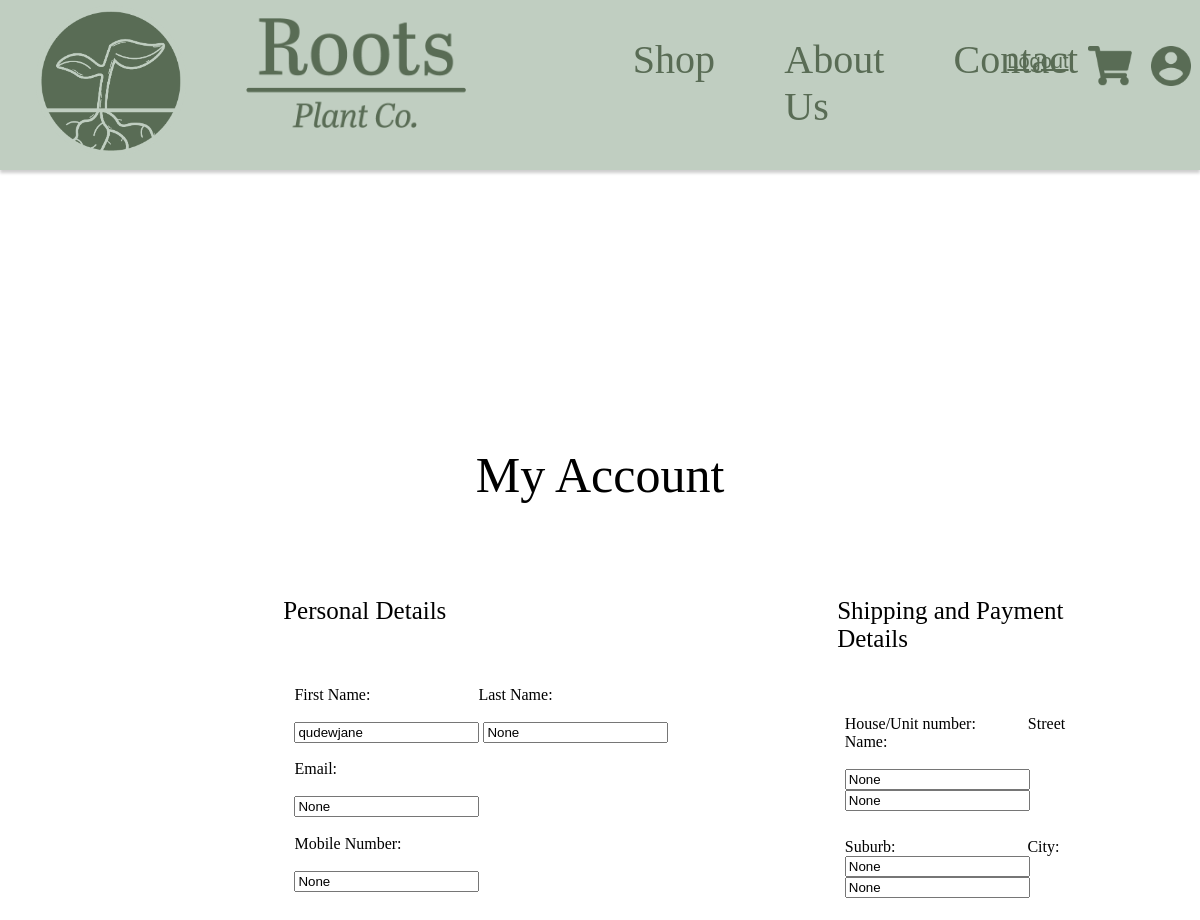
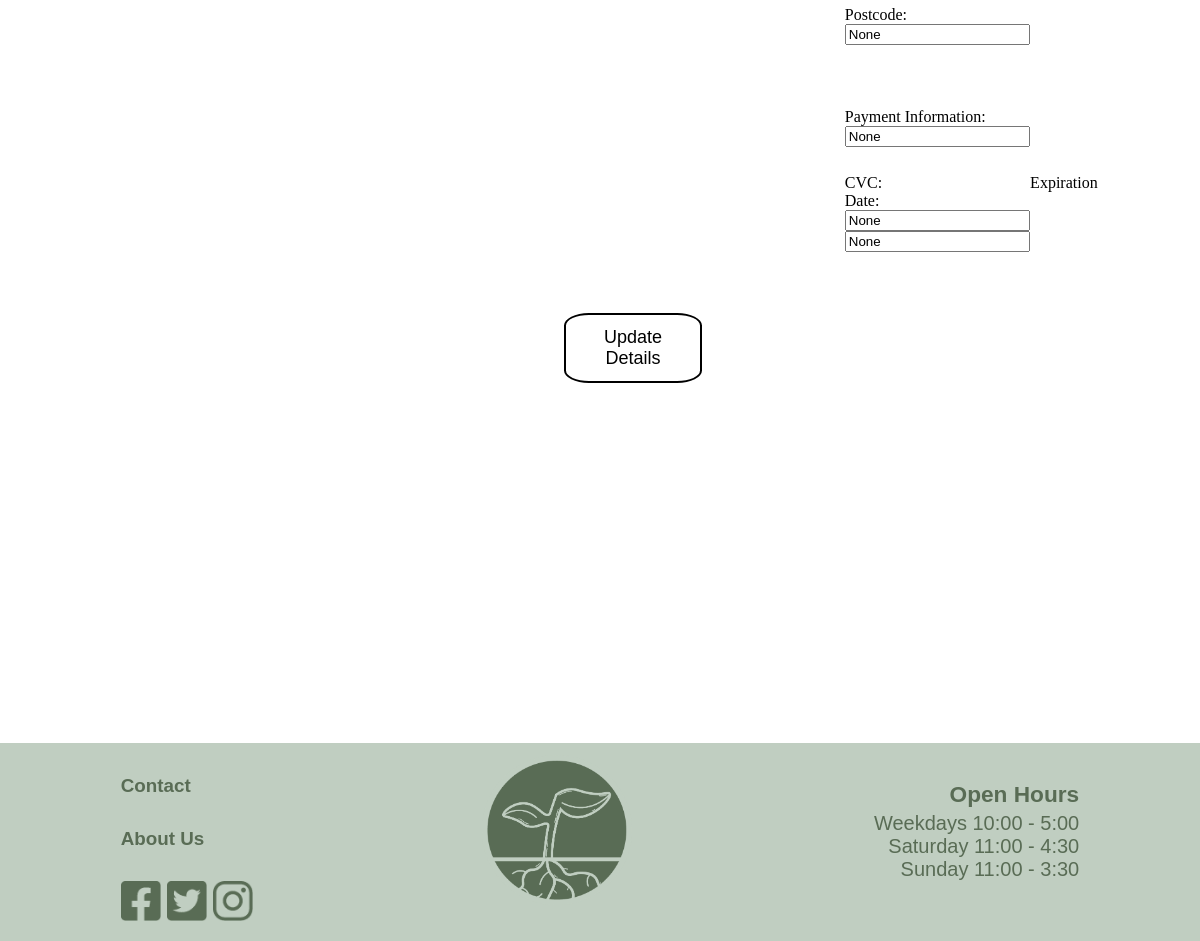
Screenshot of /editAccountDetails (signed in) with the database file from the repository (2 pictures, top to bottom).
### Website/models.py (models this page shows)
class AccountDetails(db.Model):
    __tablename__ = 'AccountDetails'
    userId = db.Column(db.Integer, db.ForeignKey('user.id'), primary_key=True)
    firstName = db.Column(db.String(150))
    lastName = db.Column(db.String(150), nullable=True)
    email = db.Column(db.String(150), nullable=True)
    mobileNo = db.Column(db.String(15), nullable=True)
    addressHouseNo = db.Column(db.String, nullable=True)
    addressStreetName = db.Column(db.String, nullable=True)
    addressSuburb = db.Column(db.String, nullable=True)
    addressCity = db.Column(db.String, nullable=True)
    addressPostCode = db.Column(db.String, nullable=True)
    paymentCardNo = db.Column(db.String(4), nullable=True)
    paymentCardCvc = db.Column(db.Integer, nullable=True)
    paymentCardExp = db.Column(db.String, nullable=True)
    user = db.relationship('User', backref=db.backref('AccountDetails', uselist=False))

### Website/views.py (the view)
@views.route('/editAccountDetails', methods=['GET', 'POST'])
def editAccountDetails():
    if request.method == 'POST':
        user_id = current_user.id
        account_details = AccountDetails.query.filter_by(userId=user_id).first()
        firstName = request.form['firstName']
        lastName = request.form['lastName']
        email = request.form['email']
        mobileNo = request.form['mobileNo']
        addressHouseNo = request.form['addressHouseNo']
        addressStreetName = request.form['addressStreetName']
        addressSuburb = request.form['addressSuburb']
        addressCity = request.form['addressCity']
        addressPostCode = request.form['addressPostCode']
        paymentCardNo = request.form['paymentCardNo']
        paymentCardCvc = request.form['paymentCardCvc']
        paymentCardExp = request.form['paymentCardExp']
        is_valid_address, addresserrormsg = validate_address(addressHouseNo, addressStreetName, addressSuburb, addressCity, addressPostCode)
        is_valid_payment, paymenterrormsg = validate_payment(paymentCardNo, paymentCardCvc, paymentCardExp)
        if not firstName:
            flash("First name is required.", category="error")
        elif not email:
            flash("Email is required.", category="error")
        else:
            if len(firstName) < 2:
                flash("First name must be at least 2 characters.", category="error")
                return redirect(url_for('views.editAccountDetails'))
            elif len(lastName) < 2:
                flash("Last name must be at least 2 characters.", category="error")
                return redirect(url_for('views.editAccountDetails'))
            elif mobileNo and not re.match(r'^\+?[0-9\s]{9,17}$', mobileNo):
                flash('Invalid input. Mobile number should be 9-17 characters. Only digits, spaces and an optional "+" for area code may be included.', category='error')
                return redirect(url_for('views.editAccountDetails'))
            elif not is_valid_address:
                flash(addresserrormsg, category='error')
                return redirect(url_for('views.editAccountDetails'))
            elif not is_valid_payment:
                flash(paymenterrormsg, category='error')
                return redirect(url_for('views.editAccountDetails'))
            else:
                account_details.firstName = firstName
                account_details.lastName = lastName
                account_details.email = email
                account_details.mobileNo = mobileNo
                account_details.addressHouseNo = addressHouseNo
                account_details.addressStreetName = addressStreetName
                account_details.addressSuburb = addressSuburb
                account_details.addressCity = addressCity
                account_details.addressPostCode = addressPostCode
                account_details.paymentCardNo = paymentCardNo
                account_details.paymentCardCvc = paymentCardCvc
                account_details.paymentCardExp = paymentCardExp
                db.session.commit()
                flash('Account details updated successfully', category='success')
                return redirect(url_for('views.accountDetails'))
    else:
        return render_template("editAccountDetails.html", user=current_user)

### Website/templates/editAccountDetails.html (shortened to what this page needs)
{% extends "navBase.html" %}
{% block content %}
<head>
    <link rel="stylesheet" href="{{ url_for('static', filename='css/accountDetails.css') }}">
</head>
<body>
    <form method="POST" action="{{ url_for('views.editAccountDetails') }}"> <br><br><br><br><br><br><br><br><br><br><br><br>
        <h3  align="center" class="myAccountHeading">My Account</h3><br>
        <div class="detailsFlex">
            <div class="personalDetailsFlex">
                <h3 align="left" class="detailsHeading">Personal Details</h3><br>
                <div class="detailsFlexItem">
                    <div class="detailsFlexLabel"><label for="firstName">First Name:</label><label for="lastName">Last Name:</label></div><br>
                    <div class="nameInput">
                        <input type="text" id="firstName" name="firstName" value="{{ user.AccountDetails.firstName }}" required/>&nbsp
                        <input type="text" id="lastName" name="lastName" value="{{ user.AccountDetails.lastName }}"/><br>
                    </div>
                </div>
                <div class="detailsFlexItem">
                    <div class="detailsFlexLabel"><label for="email">Email:</label></div><br>
                    <input type="email" id="email" name="email" value="{{ user.AccountDetails.email }}" required/><br>
                </div>
                <div class="detailsFlexItem">
                    <div class="detailsFlexLabel"> <label for="mobileNo">Mobile Number:</label></div><br>
                    <input type="text" id="mobileNo" name="mobileNo" value="{{ user.AccountDetails.mobileNo }}"/><br>
                </div>
            </div>
            <div class="shippingPaymentFlex">
                <h3 class="detailsHeading">Shipping and Payment Details</h3><br>
                <div class="detailsFlexItem">
                    <div class="detailsFlexLabel"><label for="addressHouseNo">House/Unit number:</label>&nbsp&nbsp&nbsp&nbsp&nbsp&nbsp&nbsp&nbsp&nbsp&nbsp&nbsp&nbsp&nbsp<label for="addressStreetName">Street Name:</label></div><br>
                    <input type="text" id="addressHouseNo" name="addressHouseNo" value="{{ user.AccountDetails.addressHouseNo }}"/>
                    <input type="text" id="addressStreetName" name="addressStreetName" value="{{ user.AccountDetails.addressStreetName }}"/>
                </div>
                <div class="detailsFlexItem">
                    <div class="detailsFlexLabel"><label for="addressSuburb">Suburb:</label><label for="addressCity">City:</label></div>
                    <input type="text" id="addressSuburb" name="addressSuburb" value="{{ user.AccountDetails.addressSuburb }}">
                    <input type="text" id="addressCity" name="addressCity" value="{{ user.AccountDetails.addressCity }}"><br>
                </div>
                <div class="detailsFlexItem">
                    <div class="detailsFlexLabel"><label for="addressPostCode">Postcode:</label></div>
                    <input type="text" id="addressPostCode" name="addressPostCode" value="{{ user.AccountDetails.addressPostCode }}"><br><br><br>
                </div>
                <div class="detailsFlexItem">
                    <div class="detailsFlexLabel"><label for="paymentCardNo">Payment Information:</label></div>
                    <input type="text" id="paymentCardNo" name="paymentCardNo" value="{{ user.AccountDetails.paymentCardNo }}"><br>
                </div>
                    <div class="detailsFlexItem">
                        <div class="detailsFlexLabel"><label for="paymentCardCvc">CVC:</label><label for="paymentCardExp">Expiration Date:</label></div>
                    <input type="text" id="paymentCardCvc" name="paymentCardCvc" value="{{ user.AccountDetails.paymentCardCvc }}">
                    <input type="text" id="paymentCardExp" name="paymentCardExp" value="{{ user.AccountDetails.paymentCardExp }}"><br><br><br>
                </div>
            </div>
        </div>
        <br>
        <button type="submit" align="center" class="editButton">Update Details</button>
    </form>
</body>
{% endblock %}

### Website/static/css/navBase.css (style rules this page uses)
body, html { margin: 0%; padding: 0%; }

### Website/static/css/accountDetails.css (style rules this page uses)
.myAccountHeading { font-size: 50px; font-weight: lighter; }
.detailsFlex { display: flex; flex-direction: row; justify-content: space-around; width:100%; }
.personalDetailsFlex { margin-left: 6%; }
.shippingPaymentFlex { display:flex; flex-direction: column; justify-content: center; margin-left:25%; }
.detailsHeading { font-size: 25px; font-weight: normal; }
.editButton { margin-left:45%; margin-right:45%; border: 2px solid black; background-color: white; border-radius: 18%; padding-top: 12px; padding-bottom: 12px; padding-left: 38px; padding-right: 38px; font-size: large; }
.detailsFlexItem { margin:3%; }
.detailsFlexLabel { margin-top:5%; margin-bottom:0%; font-weight: lighter; }
.nameInput { display: flex; }

### rows the page displays
AccountDetails: firstName "qudewjane", lastName "None", email "None", mobileNo "None", addressHouseNo "None", addressStreetName "None", addressSuburb "None", addressCity "None", addressPostCode "None", paymentCardNo "None", paymentCardCvc "None", paymentCardExp "None"
